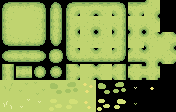
#> input picture Sprout Lands Assets/Tilesets/Grass.png, 176 x 112 px, found by its file name
$ python crop_sprites.py
#> lines starting #> are read from the running program, lines starting #| are printed output that depends on the picture; after the words box and inside, x2 and y2 are one past the last pixel; in counts of white or black regions, pixels touching at a corner belong together
import os
import cv2
import numpy as np
from PIL import Image

def crop_sprites(image_path, output_dir, prefix):
    if not os.path.exists(output_dir):
        os.makedirs(output_dir)

    # Read with cv2 including alpha channel
    img = cv2.imread(image_path, cv2.IMREAD_UNCHANGED)
    if img is None:
        print(f"Could not read {image_path}")
        return

    # Extract alpha channel
    if img.shape[2] == 4:
        alpha = img[:, :, 3]
        _, thresh = cv2.threshold(alpha, 1, 255, cv2.THRESH_BINARY)
    else:
        # If no alpha, assume top-left pixel is background color
        bg_color = img[0, 0]
        mask = cv2.inRange(img, bg_color, bg_color)
        thresh = cv2.bitwise_not(mask)

    # Find contours
    contours, _ = cv2.findContours(thresh, cv2.RETR_EXTERNAL, cv2.CHAIN_APPROX_SIMPLE)

    print(f"Found {len(contours)} sprites in {image_path}")
    count = 1
    for i, c in enumerate(reversed(contours)): # Reversed often gives top-to-bottom/left-to-right
        x, y, w, h = cv2.boundingRect(c)
        if w < 4 or h < 4: continue # ignore tiny specks

        sprite = img[y:y+h, x:x+w]

        output_path = os.path.join(output_dir, f"{prefix}_{count}.png")
        cv2.imwrite(output_path, sprite)
        count += 1
    print(f"Saved {count-1} cropped components to {output_dir}")

if __name__ == "__main__":
    crop_sprites(
        r"C:\Users\ashle\Documents\GitHub\SDSHC-games-hub\Sprout Lands - UI Pack - Basic pack\Sprite sheets\Sprite sheet for Basic Pack.png",
        r"C:\Users\ashle\Documents\GitHub\SDSHC-games-hub\cropped_assets\ui_elements",
        "ui"
    )

    crop_sprites(
        r"C:\Users\ashle\Documents\GitHub\SDSHC-games-hub\Sprout Lands - Sprites - Basic pack\Tilesets\Grass.png",
        r"C:\Users\ashle\Documents\GitHub\SDSHC-games-hub\cropped_assets\tilesets_grass",
        "grass"
    )
#> call 2 of crop_sprites, with prefix = 'grass'
#> in crop_sprites, img is the input picture: shape (112, 176, 4); mean B, G, R, A 77.6, 147.4, 130.1, 184.8
#> in crop_sprites (call 2), `alpha = img[:, :, 3]`:
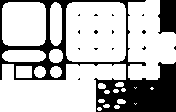
#> alpha: shape (112, 176); 72.5% white; 16 black regions (14 under 20 px)
#> in crop_sprites (call 2), `contours, _ = cv2.findContours(thresh, cv2.RETR_EXTERNAL, cv2.CHAIN_AP..`: contours = 23 contours, 10 with area under 20; largest, box (x1, y1, x2, y2) and area: (0, 64, 126, 112) 4012, (66, 2, 126, 62) 3433, (128, 0, 176, 80) 2782, (2, 2, 46, 46) 1801, (2, 50, 46, 62) 433
#| Found 23 sprites in C:\Users\ashle\Documents\GitHub\SDSHC-games-hub\Sprout Lands - Sprites - Basic pack\Tilesets\Grass.png
#> the loop in crop_sprites (call 2), `for i, c in enumerate(reversed(contours)):` made 23 passes
#> (x, y, w, h) on passes 1, 2, 3, 4, 5, 6, 7, 9, 10, 11, 12, 14: (128, 0, 48, 80), (2, 2, 44, 44), (50, 2, 12, 44), (66, 2, 60, 60), (49, 49, 14, 14), (2, 50, 44, 12), (0, 64, 126, 48), (34, 66, 12, 12), (50, 66, 12, 12), (115, 82, 9, 5), (98, 83, 8, 6), (150, 87, 4, 3)
#> (c, x, y, w, h) on passes 8, 13, 20: ([[16, 66], [16, 77], [31, 77], [31, 66]], 16, 66, 16, 12), ([[134, 87], [135, 88], [136, 87], [135, 88]], 134, 87, 3, 2), ([[134, 103], [135, 104], [136, 103], [135, 104]], 134, 103, 3, 2)
#> pass 1, in crop_sprites (call 2), `sprite = img[y:y+h, x:x+w]`:
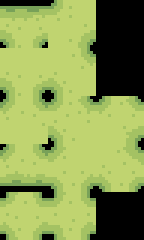
#> sprite: shape (80, 48, 4) (shown 3 times larger); mean B, G, R, A 81.3, 154.7, 136.8, 192.8
#> pass 2, in crop_sprites (call 2), `sprite = img[y:y+h, x:x+w]`:
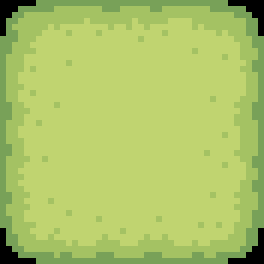
#> sprite: shape (44, 44, 4) (shown 6 times larger); mean B, G, R, A 103.3, 196.2, 172.3, 247.6
#> after the loop in crop_sprites (call 2), `for i, c in enumerate(reversed(contours)):`: count = 21
#| Saved 20 cropped components to C:\Users\ashle\Documents\GitHub\SDSHC-games-hub\cropped_assets\tilesets_grass

    crop_sprites(
        r"C:\Users\ashle\Documents\GitHub\SDSHC-games-hub\Sprout Lands - Sprites - Basic pack\Tilesets\Tilled Dirt.png",
        r"C:\Users\ashle\Documents\GitHub\SDSHC-games-hub\cropped_assets\tilesets_dirt",
        "dirt"
    )
#> call 3 of crop_sprites, with prefix = 'dirt'
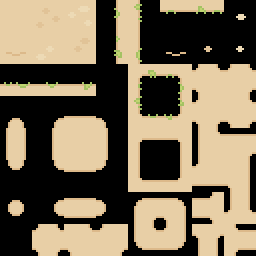
#> input picture Sprout Lands Assets/Tilesets/Tilled Dirt.png, 128 x 128 px, found by its file name (shown 2 times larger)
#> in crop_sprites, img is the input picture: shape (128, 128, 4); mean B, G, R, A 87.1, 110, 123.5, 137.1
#> in crop_sprites (call 3), `alpha = img[:, :, 3]`:
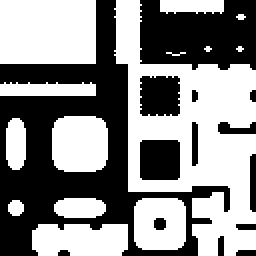
#> alpha: shape (128, 128) (shown 2 times larger); 53.7% white; 14 black regions (3 under 20 px)
#> in crop_sprites (call 3), `contours, _ = cv2.findContours(thresh, cv2.RETR_EXTERNAL, cv2.CHAIN_AP..`: contours = 14 contours, 4 with area under 20; largest, box (x1, y1, x2, y2) and area: (57, 0, 128, 128) 4773, (0, 0, 48, 32) 1457, (26, 58, 54, 86) 681, (16, 112, 64, 128) 640, (67, 99, 93, 125) 599
#| Found 14 sprites in C:\Users\ashle\Documents\GitHub\SDSHC-games-hub\Sprout Lands - Sprites - Basic pack\Tilesets\Tilled Dirt.png
#> the loop in crop_sprites (call 3), `for i, c in enumerate(reversed(contours)):` made 14 passes
#> (x, y, w, h) on passes 2 to 13: (57, 0, 71, 128), (80, 0, 32, 7), (118, 7, 5, 3), (102, 23, 4, 3), (118, 23, 4, 3), (83, 26, 10, 2), (0, 41, 48, 7), (26, 58, 28, 28), (3, 59, 10, 26), (27, 99, 26, 10), (67, 99, 26, 26), (4, 100, 8, 8)
#> (c, x, y, w, h) on pass 1: ([[0, 0], [0, 31], [47, 31], [47, 0]], 0, 0, 48, 32)
#> pass 1, in crop_sprites (call 3), `sprite = img[y:y+h, x:x+w]`:
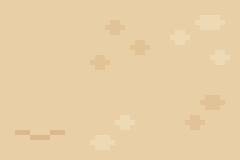
#> sprite: shape (32, 48, 4) (shown 5 times larger); mean B, G, R, A 165.9, 206.9, 231.9, 255
#> pass 2, in crop_sprites (call 3), `sprite = img[y:y+h, x:x+w]`:
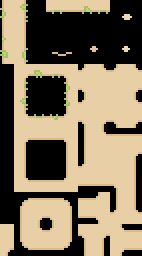
#> sprite: shape (128, 71, 4) (shown 2 times larger); mean B, G, R, A 91.3, 115.6, 129.6, 144.2
#> after the loop in crop_sprites (call 3), `for i, c in enumerate(reversed(contours)):`: count = 11
#| Saved 10 cropped components to C:\Users\ashle\Documents\GitHub\SDSHC-games-hub\cropped_assets\tilesets_dirt
